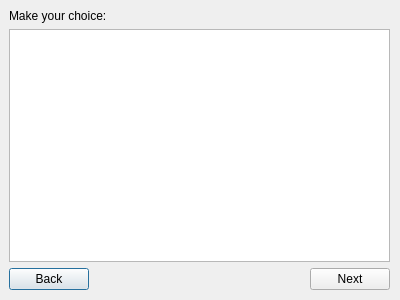
<?xml version="1.0" encoding="UTF-8"?>
<ui version="4.0">
 <class>Dialog</class>
 <widget class="QDialog" name="Dialog">
  <property name="windowModality">
   <enum>Qt::ApplicationModal</enum>
  </property>
  <property name="geometry">
   <rect>
    <x>0</x>
    <y>0</y>
    <width>400</width>
    <height>300</height>
   </rect>
  </property>
  <property name="windowTitle">
   <string>Dialog</string>
  </property>
  <widget class="QWidget" name="verticalLayoutWidget">
   <property name="geometry">
    <rect>
     <x>9</x>
     <y>9</y>
     <width>381</width>
     <height>281</height>
    </rect>
   </property>
   <layout class="QVBoxLayout" name="mainLayout">
    <item>
     <widget class="QLabel" name="label">
      <property name="text">
       <string>Make your choice:</string>
      </property>
     </widget>
    </item>
    <item>
     <widget class="QListWidget" name="listWidget"/>
    </item>
    <item>
     <layout class="QHBoxLayout" name="horizontalLayout">
      <item>
       <widget class="QPushButton" name="goBack">
        <property name="text">
         <string>Back</string>
        </property>
       </widget>
      </item>
      <item>
       <spacer name="horizontalSpacer">
        <property name="orientation">
         <enum>Qt::Horizontal</enum>
        </property>
        <property name="sizeHint" stdset="0">
         <size>
          <width>40</width>
          <height>20</height>
         </size>
        </property>
       </spacer>
      </item>
      <item>
       <widget class="QPushButton" name="goNext">
        <property name="text">
         <string>Next</string>
        </property>
       </widget>
      </item>
     </layout>
    </item>
   </layout>
  </widget>
 </widget>
 <resources/>
 <connections/>
</ui>
